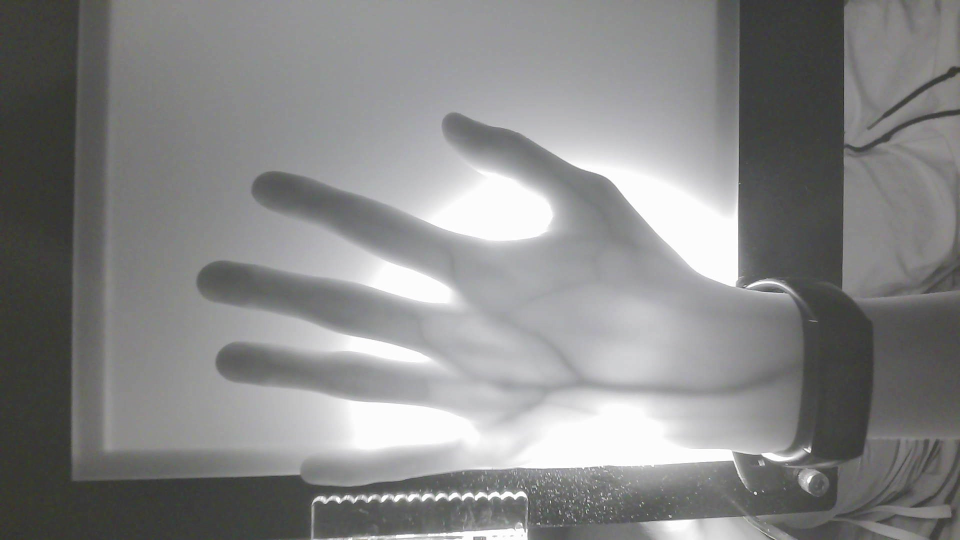
#> input picture image.jpg, 1920 x 1080 px (shown at 1/2 size)
$ python day34.py
#> lines starting #> are read from the running program, lines starting #| are printed output that depends on the picture; after the words box and inside, x2 and y2 are one past the last pixel; in counts of white or black regions, pixels touching at a corner belong together
import numpy as np
import matplotlib.pyplot as plt
import cv2

# 灰度化
img = cv2.imread("image.jpg")
#> img is the input picture: shape (1080, 1920, 3); mean B, G, R 134.8, 135, 134.8
h, w = img.shape[:2]  # 获取图片的high和wide
#> h = 1080; w = 1920
img_gray = np.zeros([h, w], img.dtype)  # 创建一张和当前图片大小一样的单通道图片
for i in range(h):
    for j in range(w):
        m = img[i, j]  # 取出当前high和wide中的BGR坐标
        img_gray[i, j] = int(m[0] * 0.11 + m[1] * 0.59 + m[2] * 0.3)  # 将BGR坐标转化为gray坐标并赋值给新图像
print(img_gray[2, 1])
#| 60
# 二值化
img_binary = np.where(img_gray/255 >= 0.5, 1, 0)
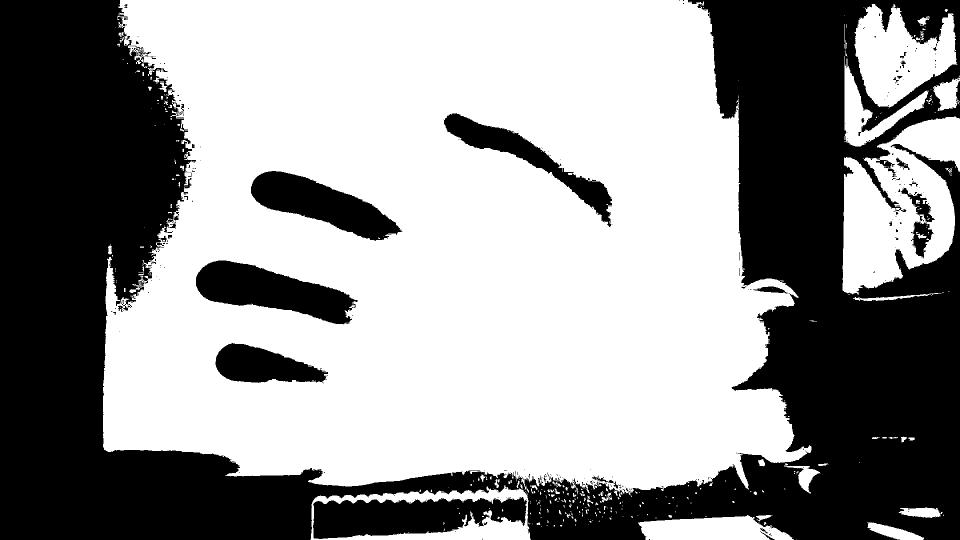
#> img_binary: shape (1080, 1920) int64 (shown at 1/2 size); values 0 (black) and 1 (white), 58.3% white; 365 black regions (324 under 20 px), largest, box (x1, y1, x2, y2) and area: (0, 0, 1920, 1080) 765598, (626, 994, 1054, 1078) 25078, (392, 521, 715, 648) 21919

# 画图
img = plt.imread("image.jpg")
plt.subplot(221)
plt.imshow(img)
plt.title('Color map')

plt.subplot(222)
plt.imshow(img_gray, cmap='gray')
plt.title('gray')

plt.subplot(223)
plt.imshow(img_binary, cmap='gray')
plt.title('img_binary')
plt.savefig('mytestplt.png')
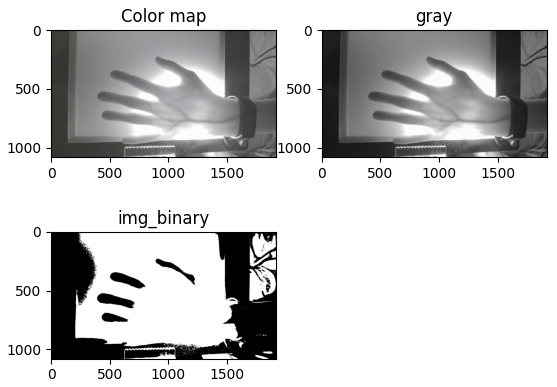
#> figure drawn by matplotlib, 3 panels
plt.show()
